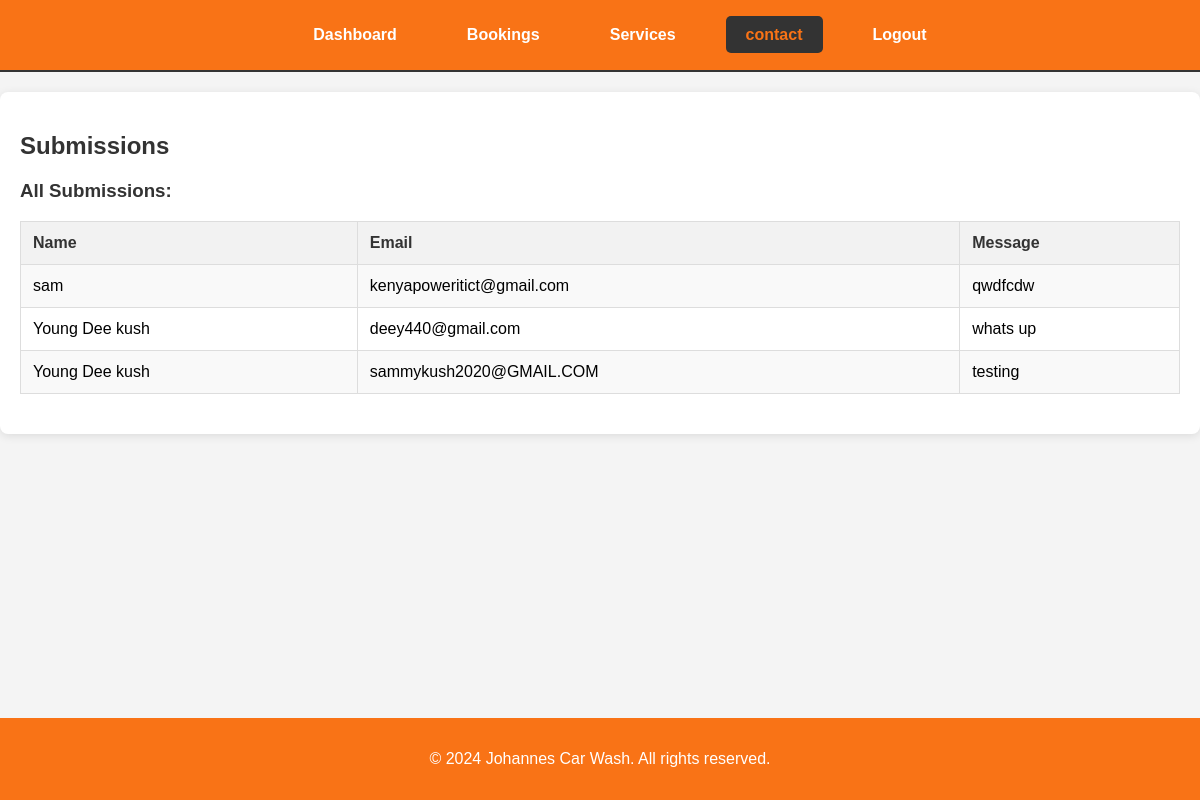
Page /admin/contact.php on the committed database.
### tables this page shows
CREATE TABLE `submissions` (
  `id` int(11) NOT NULL,
  `name` varchar(255) NOT NULL,
  `email` varchar(255) NOT NULL,
  `message` text NOT NULL,
  `submitted_at` timestamp NOT NULL DEFAULT current_timestamp()
);

### admin/contact.php (the view, shortened to what this page needs)
<!DOCTYPE html>
<html lang="en">
<head>
</head>
<body>
    <div class="navbar">
        <ul>
        <li><a href="admin_dashboard.php">Dashboard</a></li>
            <li><a href="admin_bookings.php">Bookings</a></li>
            <li><a href="services.php">Services</a></li>
            <li><a href="contact.php" class="active">contact</a></li>
            <li><a href="logout.php">Logout</a></li>
        </ul>
    </div>
    <div class="container">
        <h2>Submissions</h2>
        <?php
        include '../private/database.php';
        $result = $conn->query("SELECT name, email, message FROM submissions");
        if ($result->num_rows > 0) {
            echo "<h3>All Submissions:</h3>";
            echo "<table>";
            echo "<tr><th>Name</th><th>Email</th><th>Message</th></tr>";
            while ($row = $result->fetch_assoc()) {
                echo "<tr>";
                echo "<td>" . htmlspecialchars($row['name']) . "</td>";
                echo "<td>" . htmlspecialchars($row['email']) . "</td>";
                echo "<td>" . htmlspecialchars($row['message']) . "</td>";
                echo "</tr>";
            }
            echo "</table>";
        } else {
            echo "<p>No submissions found.</p>";
        }
        ?>
    </div>
    <footer>
        <p>&copy; 2024 Johannes Car Wash. All rights reserved.</p>
    </footer>
</body>
</html>

### admin/contact.php (style rules this page uses)
body { font-family: Arial, sans-serif; background-color: #f4f4f4; margin: 0; padding: 0; }
.navbar { background-color: #f97316; text-align: center; padding: 10px 0; border-bottom: 2px solid #333; }
.navbar ul { list-style-type: none; display: flex; justify-content: center; }
.navbar li { margin: 0 15px; }
.navbar a { text-decoration: none; color: #fff; padding: 10px 20px; border-radius: 5px; font-weight: bold; transition: background-color 0.3s ease; }
.navbar a.active { background-color: #333; color: #f97316; }
.container { max-width: 1200px; margin: 20px auto; padding: 20px; background-color: #fff; box-shadow: 0 2px 10px rgba(0, 0, 0, 0.1); border-radius: 8px; }
h2, h3 { color: #333; }
table { width: 100%; border-collapse: collapse; margin-bottom: 20px; }
table, th, td { border: 1px solid #ddd; }
th, td { padding: 12px; text-align: left; }
th { background-color: #f2f2f2; color: #333; }
tr:nth-child(even) { background-color: #f9f9f9; }
footer { background-color: #f97316; color: white; text-align: center; padding: 1rem; position: fixed; left: 0; right: 0; bottom: 0; }

### rows in the picture
submissions: name "sam", email "kenyapoweritict@gmail.com", message "qwdfcdw"
submissions: name "Young Dee kush", email "deey440@gmail.com", message "whats up"
submissions: name "Young Dee kush", email "sammykush2020@GMAIL.COM", message "testing"
